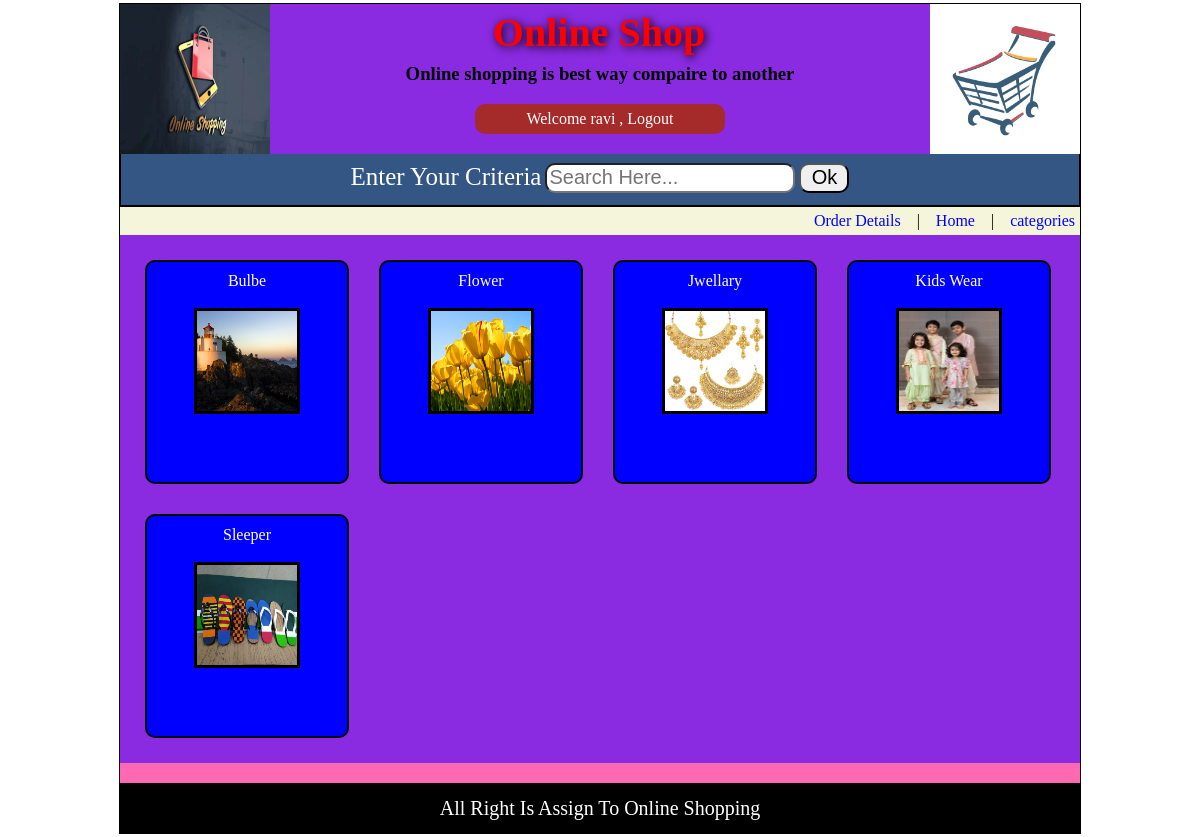
The app's page /userDashboard.php (signed in) with its own data.
### tables this page shows
CREATE TABLE IF NOT EXISTS `category_info` (
  `cat_id` int(11) NOT NULL AUTO_INCREMENT,
  `cat_name` varchar(30) NOT NULL,
  `cat_dname` varchar(30) NOT NULL,
  `image_path` varchar(45) NOT NULL,
  `cat_type` varchar(10) NOT NULL,
  `cat_parent_id` int(11) NOT NULL,
  `reg_date` datetime NOT NULL,
  PRIMARY KEY (`cat_id`)
);

### userDashboard.php (the view, shortened to what this page needs)
<?php @session_start();
if(isset($_SESSION["uname"]))
{
include("header.php");
?>
<div id="container">
  <div id="homeMenu">
    <a href="orderInfo.php">Order Details</a>
    &nbsp;&nbsp;&nbsp;|&nbsp;&nbsp;&nbsp;
    <a href="userDashboard.php">Home</a>
    &nbsp;&nbsp;&nbsp;|&nbsp;&nbsp;&nbsp;
    <a href="categoryInfo.php">categories</a>
  </div>
  <div id="indexCategoryList">
    <?php
      if(isset($_REQUEST["cid"]))
      {
           $prid=$_REQUEST["cid"];
      }
      else
      {
          $prid=0;
      }
         include("dbconnect.php");
         $rsCat=mysqli_query($con,"select * from category_info where cat_parent_id=$prid order by cat_dname");
         while($row=mysqli_fetch_array($rsCat))
         {
          $id=$row["cat_id"];
            echo("<div class='category'>");
            echo("<a href='index.php?cid=$id'>");
            echo($row["cat_dname"]."<br><br>");
            $img=$row["image_path"];
            echo("<img src='.//collection//$img' width='100' height='100'>");
            echo("</a>");
            echo("</div>");
         }
    ?>
  </div>
  <div id="indexProductList">
  </div>
</div>
<?php
include("footer.php");
?>
<?php
}
else
{
  header("location:loginForm.php");
}
?>

### css/style.css (style rules this page uses)
body { margin: 0px; padding: 0px; font-family: "verdana"; }
#container { min-height: 450px; }
a { text-decoration: none; color:blue; }
#homeMenu { text-align: right; padding: 5px; }
#indexCategoryList { background-color: blueviolet; padding: 10px; }
.category { height: 200px; width: 180px; background-color: blue; text-align: center; display: inline-block; margin: 15px; padding: 10px; border-radius: 10px; border: 2px solid black; text-transform: capitalize; }
.category img { border: 3px solid black; }
.category a { color: white; }
#indexProductList { background-color: hotpink; padding: 10px; }

### records on screen
category_info: cat_dname "Bulbe", image_path (picture)
category_info: cat_dname "Flower", image_path (picture)
category_info: cat_dname "Jwellary", image_path (picture)
category_info: cat_dname "Kids Wear", image_path (picture)
category_info: cat_dname "Sleeper", image_path (picture)

### other values on screen
$_SESSION["uname"] "ravi"
